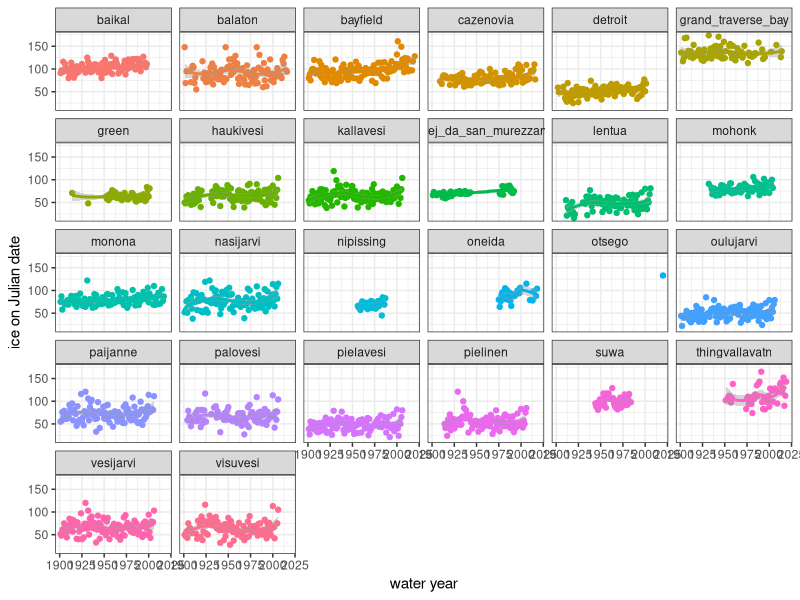
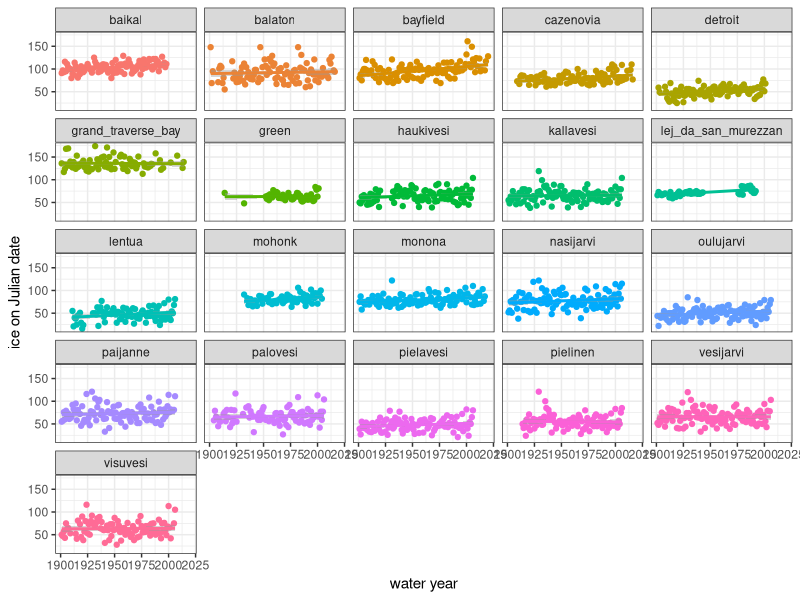
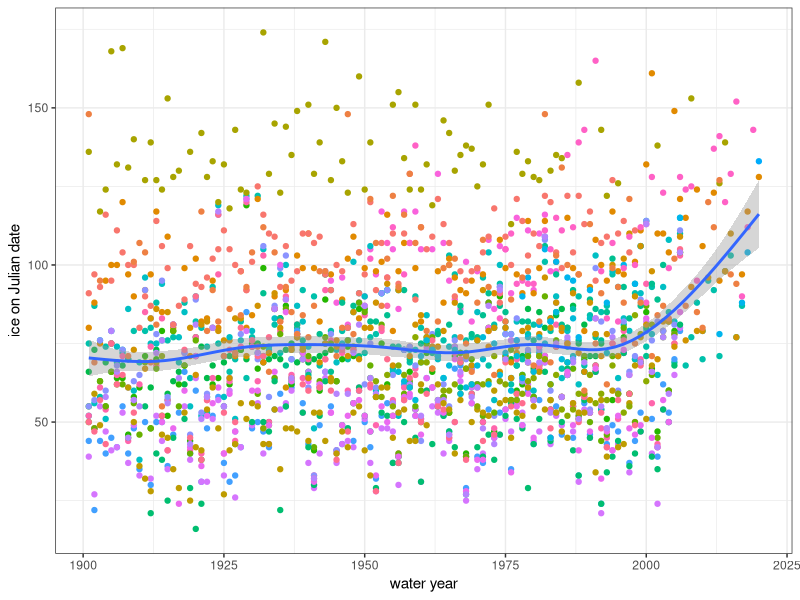
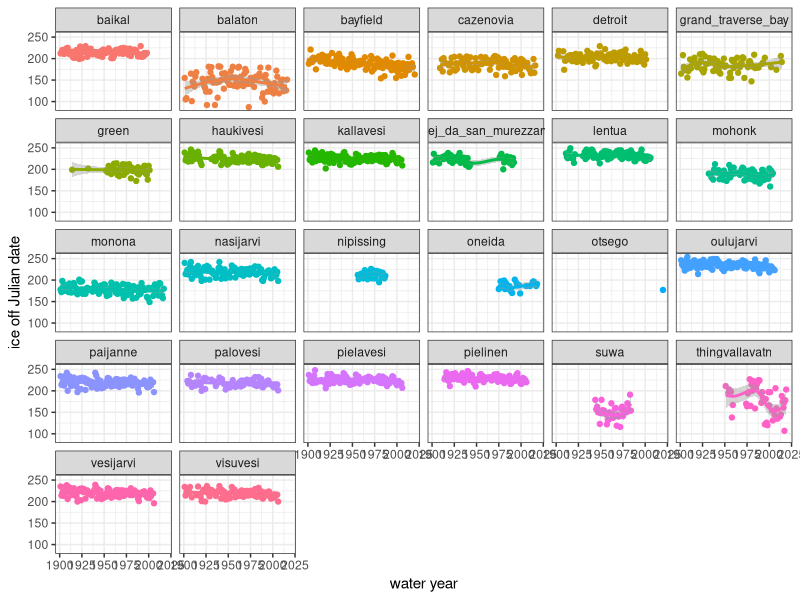
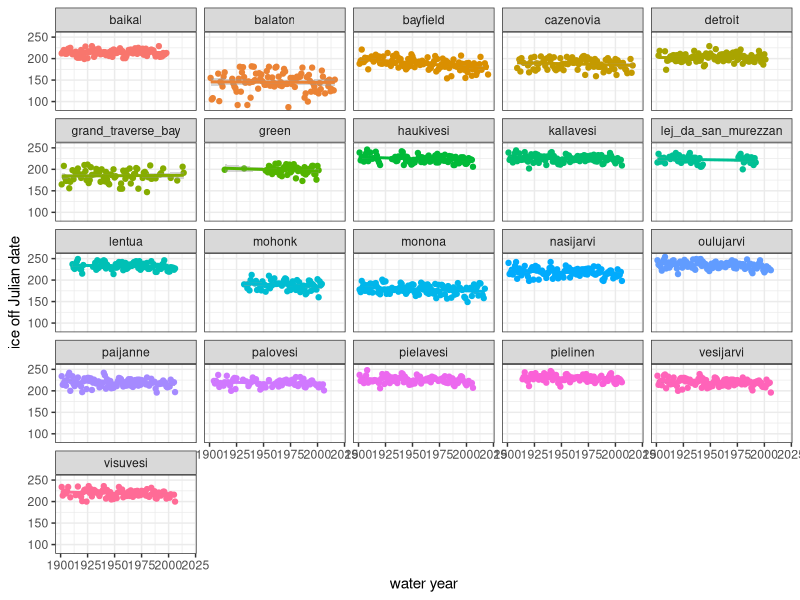
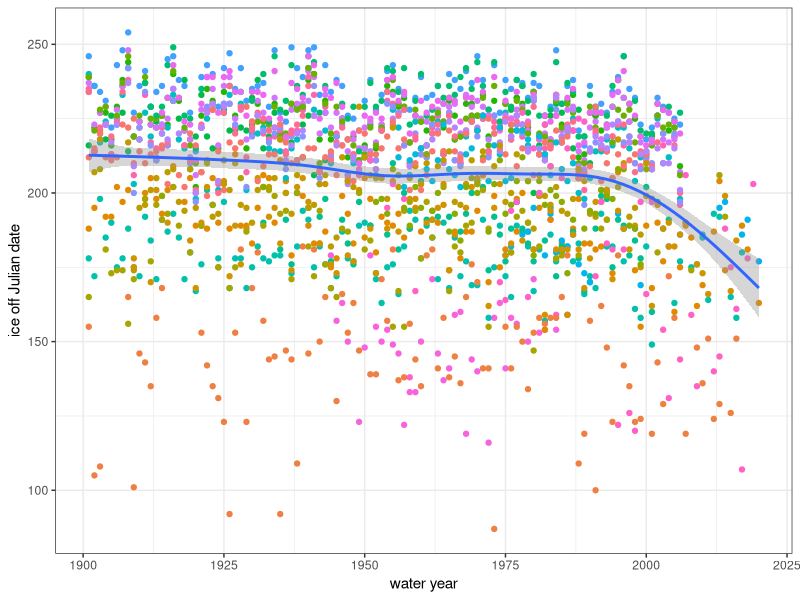
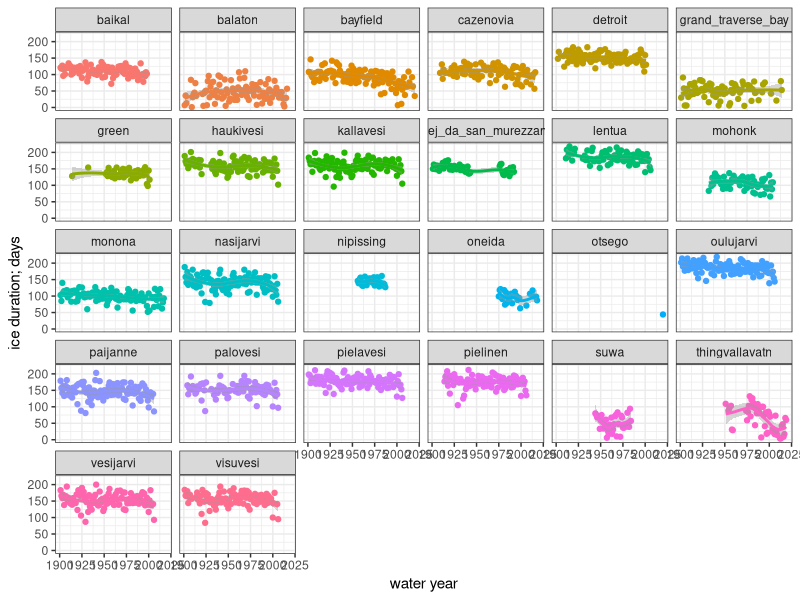
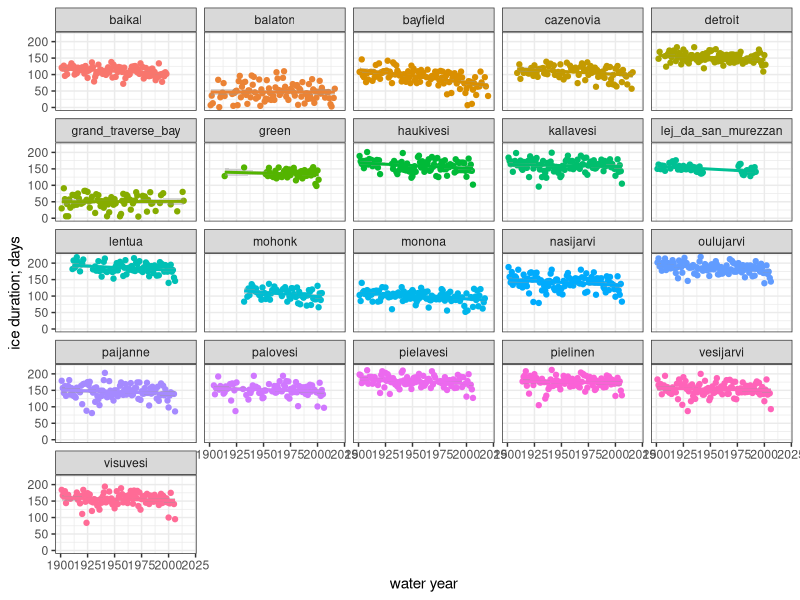

These charts were generated, in order, by the following R code:
## ---- chunk 1
knitr::opts_chunk$set(echo = TRUE)
## ---- chunk 2
# libraries
library(tidyverse)
library(broom)
## ---- chunk 3
non_ysl <- read_csv(here::here("scripts/other_phenology.txt"))
## ---- chunk 4
# custom function to caluclate julian-day of water year
hydro.day = function(x, start.month = 10L) {
  start.yr = year(x) - (month(x) < start.month)
  start.date = make_date(start.yr, start.month, 1L)
  as.integer(x - start.date + 1L)
}
## ---- chunk 5
fig_dat <- non_ysl %>%
  # select necessary columns
  select(lake, start_year, iceOn, iceOff, orig_duration) %>% 
  # remove rows with NA values
  # this may need to be modified, there could be ice on/off dates that could be included for more robust analysis
  na.omit() %>%
  # caluclate on and off julian dates for water year
  mutate(j_on_wy = hydro.day(iceOn),
         j_off_wy = hydro.day(iceOff)) %>%
  # filter out data only from 1900
  # this is arbitrary and could be modified
  # just did this here to make it easier to work out data
  filter(start_year > 1900) #~ 26 lakes
## ---- chunk 6
# figure a ice off j_data
fig_dat %>%
  ggplot(aes(x = start_year,
             y = j_on_wy,
             color = lake)) +
  geom_point() +
  stat_smooth() +
  facet_wrap(~lake) +
  theme_bw() +
  labs(x = "water year",
       y = "ice on Julian date") +
  theme(legend.position = "none")
## ---- chunk 7
fig_dat %>%
  group_by(lake) %>%
  mutate(count = n()) %>%
  filter(count >50) %>%
  ggplot(aes(x = start_year,
             y = j_on_wy,
             color = lake)) +
  geom_point() +
  stat_smooth(method = "lm") +
  facet_wrap(~lake) +
  theme_bw() +
  labs(x = "water year",
       y = "ice on Julian date") +
  theme(legend.position = "none")
## ---- chunk 8
fig_dat %>%
  ggplot(aes(x = start_year,
             y = j_on_wy,
             color = lake)) +
  geom_point() +
  stat_smooth(inherit.aes = FALSE,
              aes(x = start_year, 
                  y = j_on_wy))+
  theme_bw() +
  labs(x = "water year",
       y = "ice on Julian date") +
  theme(legend.position = "none")

## ---- chunk 9
# figure a ice off j_data
fig_dat %>%
  ggplot(aes(x = start_year,
             y = j_off_wy,
             color = lake)) +
  geom_point() +
  stat_smooth() +
  facet_wrap(~lake) +
  theme_bw() +
  labs(x = "water year",
       y = "ice off Julian date") +
  theme(legend.position = "none")
## ---- chunk 10
fig_dat %>%
  group_by(lake) %>%
  mutate(count = n()) %>%
  filter(count >50) %>%
  ggplot(aes(x = start_year,
             y = j_off_wy,
             color = lake)) +
  geom_point() +
  stat_smooth(method = "lm") +
  facet_wrap(~lake) +
  theme_bw() +
  labs(x = "water year",
       y = "ice off Julian date") +
  theme(legend.position = "none")
## ---- chunk 11
fig_dat %>%
  ggplot(aes(x = start_year,
             y = j_off_wy,
             color = lake)) +
  geom_point() +
  stat_smooth(inherit.aes = FALSE,
              aes(x = start_year, 
                  y = j_off_wy))+
  theme_bw() +
  labs(x = "water year",
       y = "ice off Julian date") +
  theme(legend.position = "none")

## ---- chunk 12
# figure a ice off j_data
fig_dat %>%
  ggplot(aes(x = start_year,
             y = orig_duration,
             color = lake)) +
  geom_point() +
  stat_smooth() +
  facet_wrap(~lake) +
  theme_bw() +
  labs(x = "water year",
       y = "ice duration; days") +
  theme(legend.position = "none")
## ---- chunk 13
fig_dat %>%
  group_by(lake) %>%
  mutate(count = n()) %>%
  filter(count >50) %>%
  ggplot(aes(x = start_year,
             y = orig_duration,
             color = lake)) +
  geom_point() +
  stat_smooth(method = "lm") +
  facet_wrap(~lake) +
  theme_bw() +
  labs(x = "water year",
       y = "ice duration; days") +
  theme(legend.position = "none")
## ---- chunk 14
fig_dat %>%
  ggplot(aes(x = start_year,
             y = orig_duration,
             color = lake)) +
  geom_point() +
  stat_smooth(inherit.aes = FALSE,
              aes(x = start_year, 
                  y = orig_duration))+
  theme_bw() +
  labs(x = "water year",
       y = "ice duration; days") +
  theme(legend.position = "none")

## ---- chunk 15
# ice on ~ time
fig_dat %>%
  group_by(lake) %>%
  # center the year based on the range of data for each lake
  # not sure if this is totally correct, might need to center it based on years in the "global" data set
  # FWIW I tried both and same number of significant lakes
  mutate(start_y_c = start_year - mean(start_year)) %>%
  nest() %>%
  mutate(model = map(data, ~lm(j_on_wy~start_y_c, data = .)%>% tidy())) %>%
  unnest(model) %>%
  filter(term == "start_y_c",
         p.value < 0.05) %>%
  mutate(beta1_positive = case_when(estimate > 0  ~ TRUE,
                                    estimate < 0  ~FALSE)) %>%
  select(lake, estimate, p.value, beta1_positive)
## ---- chunk 16
# ice on ~ time
fig_dat %>%
  group_by(lake) %>%
  # center the year based on the range of data for each lake
  # not sure if this is totally correct, might need to center it based on years in the "global" data set
  # FWIW I tried both and same number of significant lakes
  mutate(start_y_c = start_year - mean(start_year)) %>%
  nest() %>%
  mutate(model = map(data, ~lm(j_off_wy~start_y_c, data = .)%>% tidy())) %>%
  unnest(model) %>%
  filter(term == "start_y_c",
         p.value < 0.05) %>%
  mutate(beta1_positive = case_when(estimate > 0  ~ TRUE,
                                    estimate < 0  ~FALSE)) %>%
  select(lake, estimate, p.value, beta1_positive)
## ---- chunk 17
# ice on ~ time
fig_dat %>%
  group_by(lake) %>%
  # center the year based on the range of data for each lake
  # not sure if this is totally correct, might need to center it based on years in the "global" data set
  # FWIW I tried both and same number of significant lakes
  mutate(start_y_c = start_year - mean(start_year)) %>%
  nest() %>%
  mutate(model = map(data, ~lm(orig_duration~start_y_c, data = .)%>% tidy())) %>%
  unnest(model) %>%
  filter(term == "start_y_c",
         p.value < 0.05) %>%
  mutate(beta1_positive = case_when(estimate > 0  ~ TRUE,
                                    estimate < 0  ~FALSE)) %>%
  select(lake, estimate, p.value, beta1_positive)
